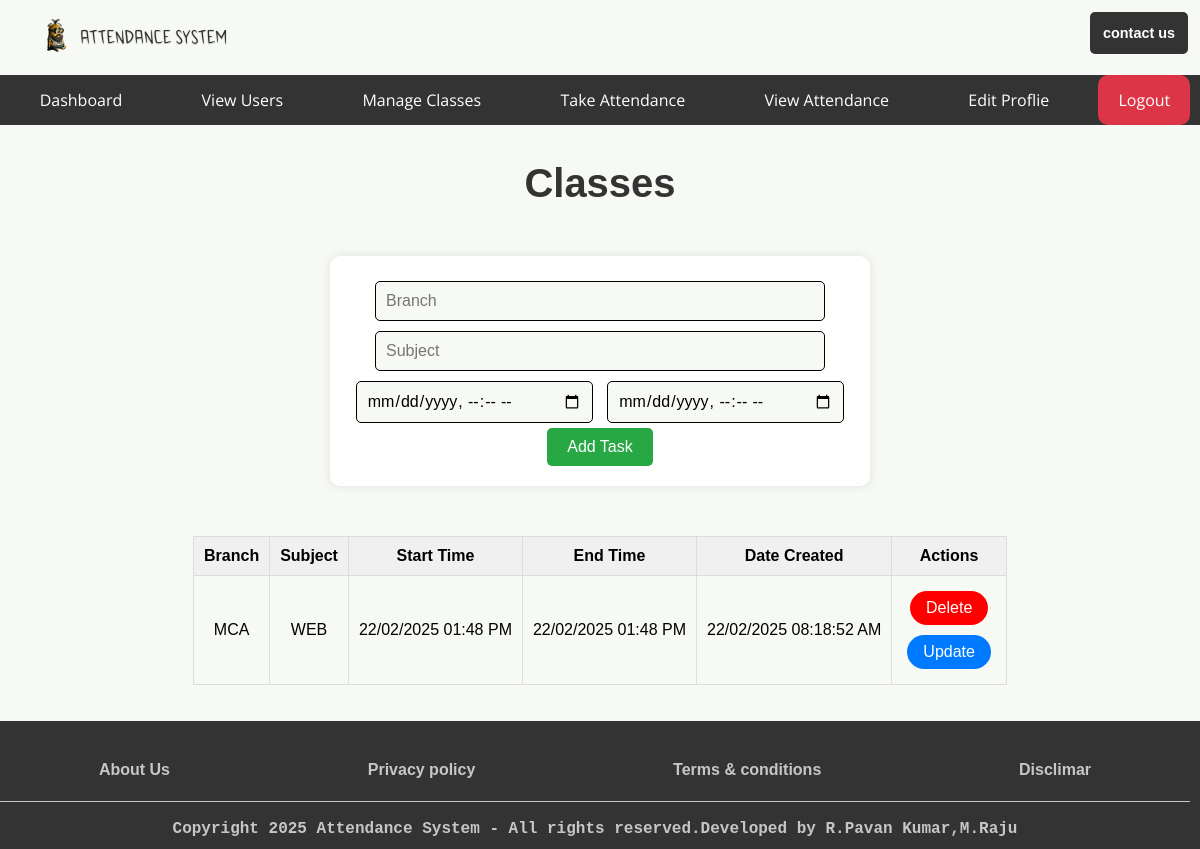
Page /teacher/manage_classes (signed in) on the earlier database version.
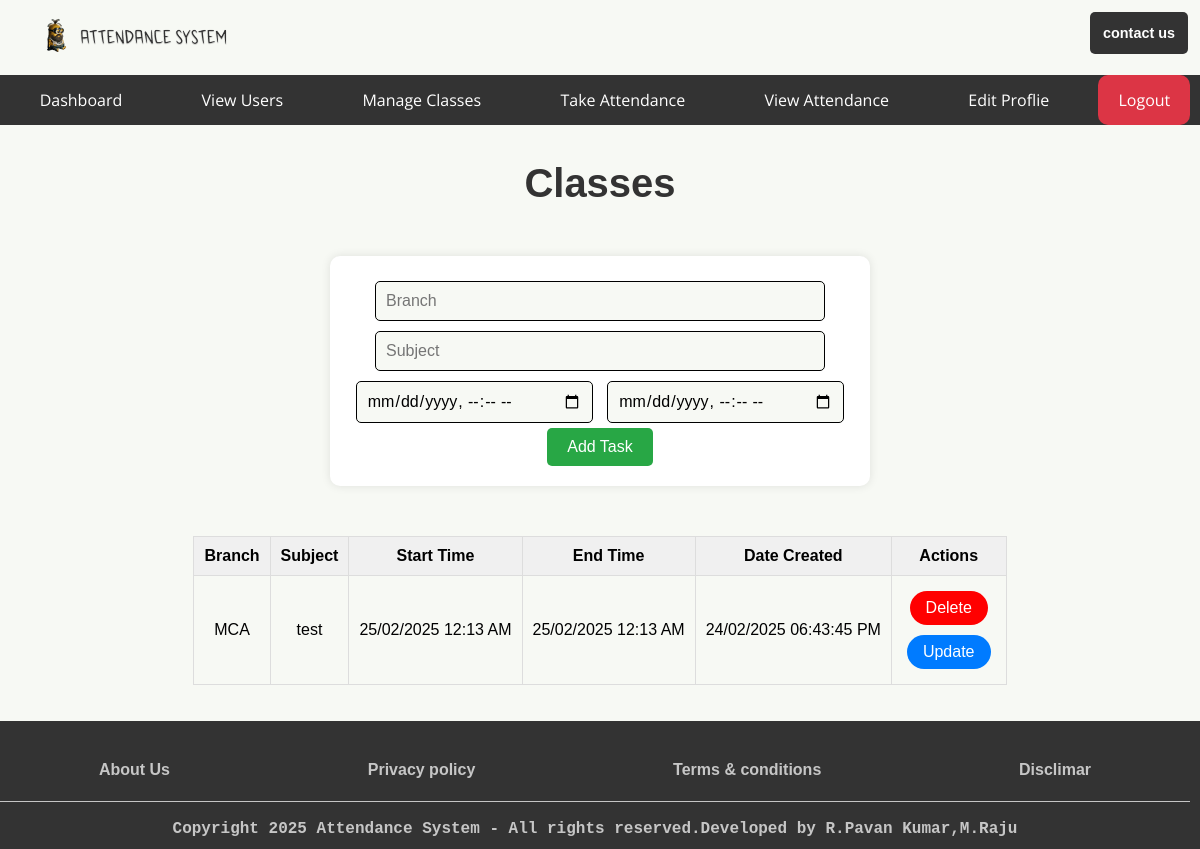
Same page on the later database version.
### app.py (models this page shows, shortened)
class SubjectsClasses(db.Model):  # Renamed to SubjectsClasses
    id = db.Column(db.Integer, primary_key=True)
    Branch = db.Column(db.String(200), nullable=False)
    Subject = db.Column(db.String(200), nullable=False)
    Start_Time = db.Column(db.DateTime, nullable=False)
    End_Time = db.Column(db.DateTime, nullable=False)
    date_created = db.Column(db.DateTime, default=datetime.utcnow)
    completed = db.Column(db.Integer, default=0)

### app.py (the view)
@app.route('/teacher/manage_classes', methods=['GET', 'POST'])
@role_required(['admin', 'teacher'])  # Allow both admin and teacher roles
def manage_classes():
    if request.method == "POST":
        branch = request.form['branch']
        subject = request.form['subject']
        start_time_str = request.form['start_time']
        end_time_str = request.form['end_time']
        if not start_time_str or not end_time_str:
            return "Error: Start Time and End Time are required fields", 400
        try:
            start_time = datetime.strptime(start_time_str, "%Y-%m-%dT%H:%M")
            end_time = datetime.strptime(end_time_str, "%Y-%m-%dT%H:%M")
        except ValueError:
            return "Error: Invalid date format. Please use YYYY-MM-DDTHH:MM format", 400
        new_task = SubjectsClasses(Branch=branch, Subject=subject, Start_Time=start_time, End_Time=end_time)
        try:
            db.session.add(new_task)
            db.session.commit()
            return redirect("/teacher/manage_classes")
        except Exception as e:
            print(f"Error: {e}")
            return f'Error: {e}'
    else:
        subjects = SubjectsClasses.query.filter(SubjectsClasses.Start_Time != None, SubjectsClasses.End_Time != None).order_by(SubjectsClasses.date_created).all()
        return render_template('auth/dashboards/teacher/manage_classes.html', subjects=subjects)

### app.py (called while the page is built)
def role_required(roles):
    if not isinstance(roles, list):
        roles = [roles]  # Ensure roles is a list
    def decorator(func):
        @wraps(func)
        def wrapper(*args, **kwargs):
            if 'username' not in session:
                return redirect(url_for('login'))
            user = User.query.filter_by(username=session['username']).first()
            if user.role not in roles:  # Check if the user's role is in the allowed roles list
                return redirect(url_for('index'))  # Redirect to the home page if unauthorized
            return func(*args, **kwargs)
        return wrapper
    return decorator

### templates/auth/dashboards/teacher/manage_classes.html (shortened to what this page needs)
{% extends 'base/base_teacher.html' %}
{% block body %}
<main>
            <h1>Classes</h1>
            <div class="div-sec">
            <form action="{{ url_for('manage_classes') }}" id="form-sec" method="POST">
                <input type="text" name="branch" id="text-sec" placeholder="Branch" required />
                <input type="text" name="subject" id="text-sec" placeholder="Subject" required />
                <input type="datetime-local" name="start_time" id="start_time" required />
                <input type="datetime-local" name="end_time" id="end_time" required />
                <input type="submit" value="Add Task" id="add_btn" />
            </form>
        </div>
            {% if subjects|length < 1 %}
                <h4>There are no Classes... create one below</h4>
            {% else %}
            <div style="overflow-x: auto; max-width: 100%;">
                <table>
                    <tr>
                        <th>Branch</th>
                        <th>Subject</th>
                        <th>Start Time</th>
                        <th>End Time</th>
                        <th>Date Created</th>
                        <th>Actions</th>
                    </tr>
                    {% for task in subjects %}
                        <tr>
                            <td>{{ task.Branch }}</td>
                            <td>{{ task.Subject }}</td>
                            <td>{{ task.Start_Time.strftime("%d/%m/%Y %I:%M %p") }}</td>
                            <td>{{ task.End_Time.strftime("%d/%m/%Y %I:%M %p") }}</td>
                            <td>{{ task.date_created.strftime("%d/%m/%Y %I:%M:%S %p") }}</td>
                            <td>
                                <a href="/delete/{{ task.id }}" class="delete" onclick="return confirm('Are you sure you want to delete this class?')">Delete</a>
                                <br />
                                <a href="/teacher/manage_classes/update/{{ task.id }}" id="update">Update</a>
                            </td>
                        </tr>
                    {% endfor %}
                </table>
            </div>
            {% endif %}
</main>
{% endblock body %}

Differences in the rows shown:
changed SubjectsClasses "MCA": Subject "WEB" → "test"; Start_Time "22/02/2025 01:48 PM" → "25/02/2025 12:13 AM"; End_Time "22/02/2025 01:48 PM" → "25/02/2025 12:13 AM"; date_created "22/02/2025 08:18:52 AM" → "24/02/2025 06:43:45 PM"
